Frame 1 (no input): blank canvas, image omitted
Frame 60 (no input): blank canvas, image omitted
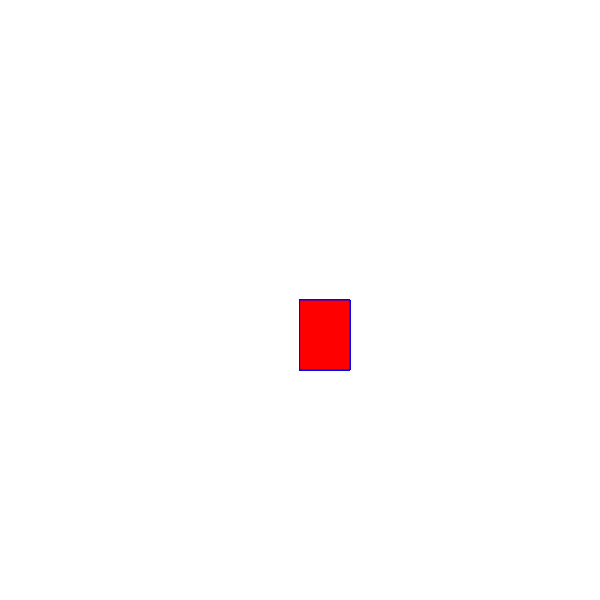
Frame 120 (the mouse pressed at the canvas centre since frame 60)

The p5.js sketch whose frames 1 and 60 were blank and that drew this single picture after the mouse press (run headless with seeded random() and noise() and a simulated clock; from frame 60 on, the mouse is pressed at the canvas centre):

// p5.js sketch
// ── sketch.js
function setup() {
    createCanvas(600,600);
  background("rgb(255,255,255)");
  
  
  }
  
  function draw() {
    
    stroke ("blue");
    fill ("red");
     
    
    
    //console.log(mouseIsPressed)
    if (mouseIsPressed)  {
    
    rect (mouseX,mouseY,50,70);
    }
  }
